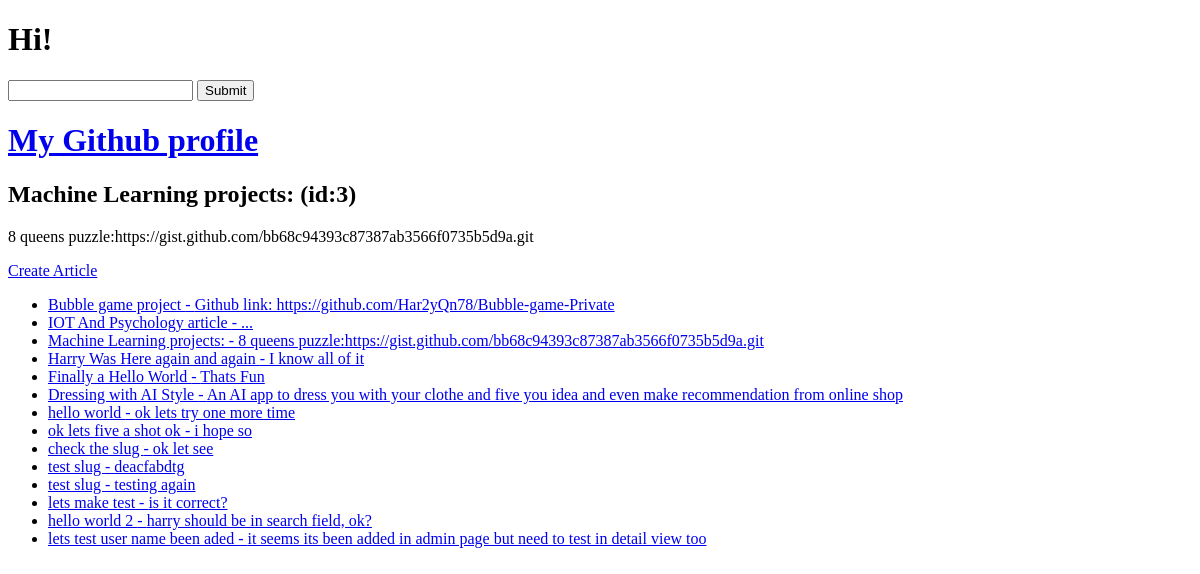
Before: / with the older database file.
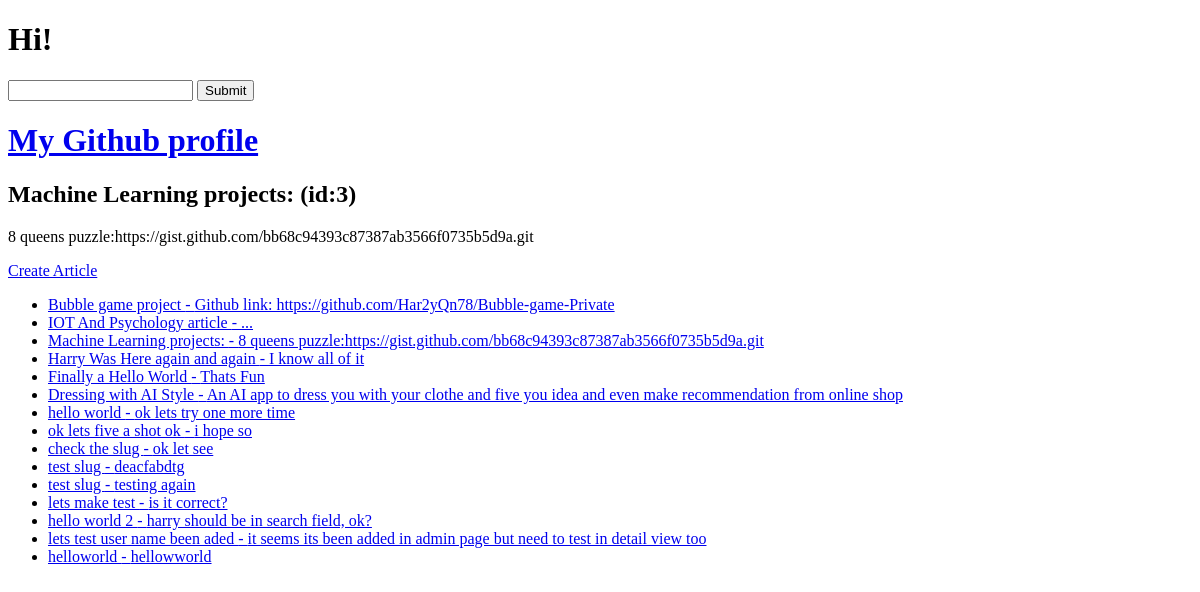
After: the same page with the newer database file.
### articles/models.py (models this page shows, shortened)
class Article(models.Model):
    user = models.ForeignKey(User, blank=True, null=True, on_delete=models.SET_NULL)
    title = models.CharField(max_length=120)
    slug = models.SlugField(unique=True, null=True, blank=True)
    content = models.TextField()
    timestamp = models.DateTimeField(auto_now_add=True)
    updated = models.DateTimeField(auto_now=True)
    publish = models.DateField(auto_now_add=False, auto_now=False, null=True, blank=True)
    objects = ArticleManager()
    def get_absolute_url(self):
        return reverse('articles:detail', kwargs={'slug': self.slug})

### djangoProject/views.py (the view)
# urls.py: path('', home_view),
def home_view(request, *args, **kwargs):
    number = random.randint(1, 5)
    article_obj = Article.objects.get(id=number)
    article_queryset = Article.objects.all()
    context = {
        "object_list": article_queryset,
        "object": article_obj,
        "title": article_obj.title,
        "id": article_obj.id,
        "content": article_obj.content
    }
    name = "Harry"
    HTML_STRING = render_to_string("home-view.html", context=context)
    return HttpResponse(HTML_STRING)

### articles/models.py (called while the page is built)
    def get_queryset(self):
        return ArticleQuerySet(self.model, using=self._db)

### templates/home-view.html
{% extends "base.html" %}
{% block content %}
    <h1><a href="https://github.com/Har2yQn78">My Github profile</a></h1>
<h2>{{ object.title }} (id:{{ object.id }}) </h2>
<p>{{ object.content }}</p>
<a href="{% url "articles:create" %}">Create Article</a>
    <ul>{% for x in object_list %}
        {% if x.title %}
            <li><a href='{{ x.get_absolute_url }}'> {{ x.title }} -  {{ x.content }}</a></li>
        {% endif %}
    {% endfor %}
    </ul>
{% endblock content %}

### templates/base.html (shortened to what this page needs)
<!DOCTYPE html>
<html lang="en">
<head>
</head>
<body>
    <h1>Hi!</h1>
    <form action="/articles/" method="GET">
        <input type="text" name="q" />
        <input type="submit"/>
    </form>
    {% block content %}
    {% endblock content %}
</body>
</html>

Changed rows visible on the page:
added Article: title "helloworld", content "hellowworld"
